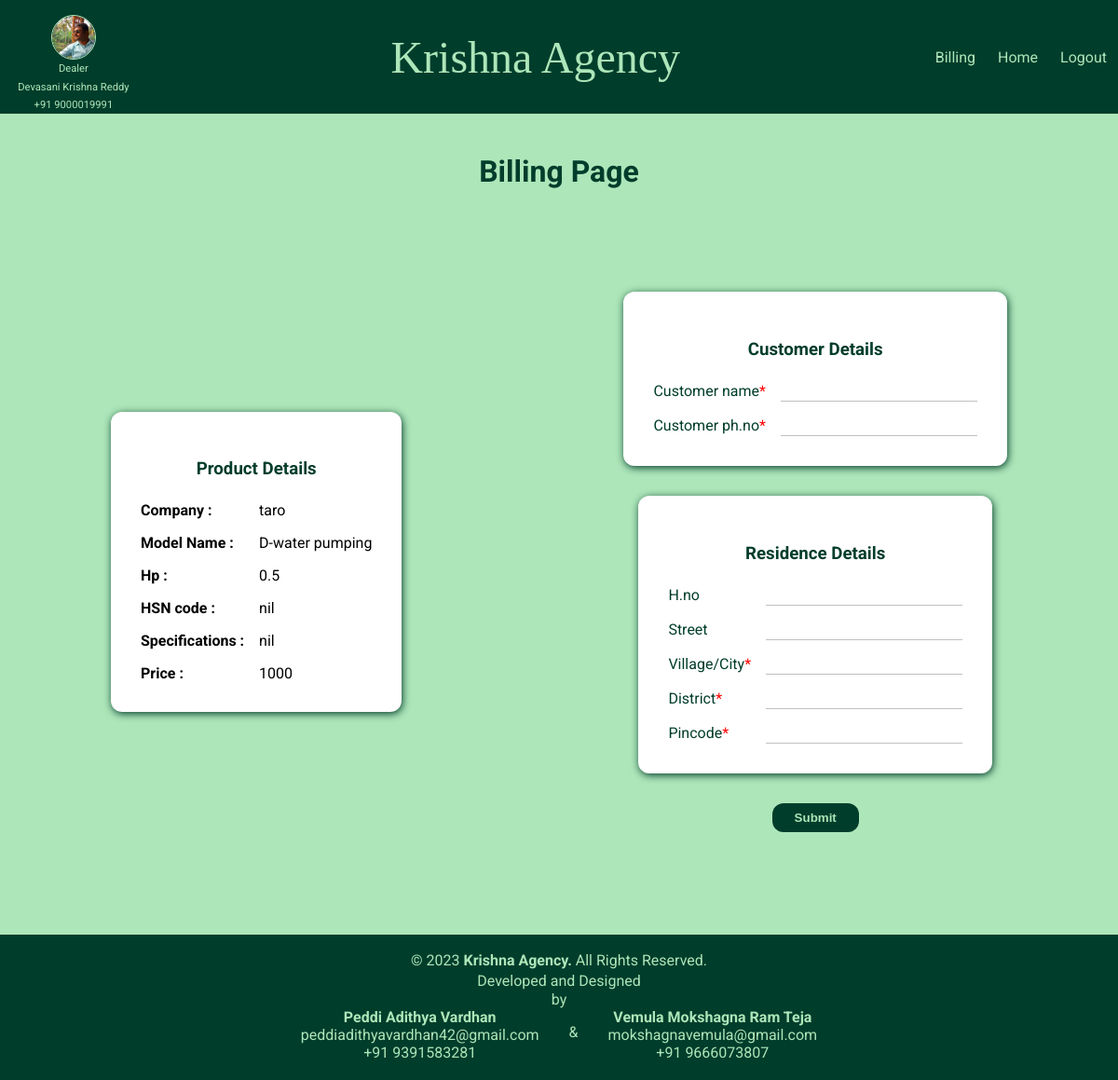
/billing-page/30/ (signed in), run on the app's committed database.
### stock/models.py (models this page shows, shortened)
class motor_products(models.Model):
    company=models.CharField(max_length=50)
    model_name=models.CharField(max_length=100)
    hp=models.DecimalField(max_digits=3, decimal_places=1)
    others=models.CharField(max_length=100)
    quantity=models.IntegerField()
    hsncode=models.CharField(max_length=50)
    price=models.IntegerField(null=True)

### customer/views.py (the view, shortened to what this page needs)
# urls.py: path('billing-page/<str:pk>/', views.billing, name='billingpage'),
@login_required(login_url='loginpage')
def billing(request,pk):
    details=motor_products.objects.get(id=pk)
    return render(request, "customer/billing.html",{
        "details":details
    })

### customer/templates/customer/billing.html (shortened to what this page needs)
{% extends 'customer_base.html' %}
{% load static %}
{% load static %}
{% block page_css %}
    <link rel="stylesheet" href="{% static "customer/billing_motor.css" %}">
{% endblock page_css %}
{% block page_body %}
    <div>
    </div>
<form method="POST">
    <h1 class="maintitle">Billing Page</h1>
    <main>
        <div class="card" id="pro">
            <h3 class="title">Product Details</h3>
            <div class="formdiv">
                <span class="bold">Company : </span>
                <span>{{details.company}}</span>
                <span class="bold">Model Name : </span>
                <span>{{details.model_name}}</span>
                <span class="bold">Hp : </span>
                <span>{{details.hp}}</span>
                <span class="bold">HSN code : </span>
                <span>{{details.hsncode}}</span>
                <span class="bold">Specifications : </span>
                <span>{{details.others}}</span>
                <span class="bold">Price : </span>
                <span>{{details.price}}</span>
            </div>
        </div>
        <div class="custdetails">
            <div class="card">
                <h3 class="title">Customer Details</h3>
                <div class="formdiv">
                    <label for="Customer_name">Customer name<span class="req">*</span> </label>
                    <input type="text" name="Customer_name" id="Customer_name" required/>
                    <label for="Customer_phno">Customer ph.no<span class="req">*</span> </label>
                    <input type="text" name="Customer_phno" id="Customer_phno" required/>
                </div>
            </div>
            <div class="card">
                <h3 class="title">Residence Details</h3>
                <div class="formdiv">
                    <label for="hno">H.no</label>
                    <input id="hno" type="text" name="H.no" />
                    <label for="street">Street</label>
                    <input type="text" id="street" name="street" />
                    <label for="village">Village/City<span class="req">*</span> </label>
                    <input type="text" id="village" name="village" required/>
                    <label for="dist">District<span class="req">*</span> </label>
                    <input type="text" id="dist" name="District" required/>
                    <label for="pincode">Pincode<span class="req">*</span> </label>
                    <input type="text" id="pincode" name="pincode" required/>
                </div>
            </div>
            <input type="submit" id="yes" class="yes" name="Yes" />
        </div>
    </main>
</form>
{% endblock page_body %}

### static/style.css (style rules this page uses)
* { box-sizing: border-box; }
:root { --dark-color: #003d2b; --light-bg-color: #ade6b9; }
body { margin: auto; background-color: var(--light-bg-color); font-family: 'Roboto', sans-serif; display: flex; flex-direction: column; min-height: 100vh; }
main { flex-grow: 1; }

### stock/static/stock/includes/footer.css (style rules this page uses)
.bold { font-weight: 700; }

### customer/static/customer/billing_motor.css (style rules this page uses)
main { min-height: 100vh; display: grid; grid-template-areas: "pro cust"; }
.maintitle { color: #003d2b; text-align: center; margin-bottom: 0%; }
#pro { grid-area: "pro"; align-self: center; }
.custdetails { display: flex; flex-direction: column; align-self: center; grid-area: "cust"; }
.title { margin-bottom: 1.5rem; color: #003d2b; }
.card { display: flex; flex-direction: column; align-items: center; margin: 1rem auto; padding: 2rem; background-color: #ffffff; border-radius: 12px; box-shadow: 1px 2px 8px #003d2b; max-width: fit-content; }
.formdiv { display: grid; grid-template-columns: auto auto; grid-gap: 1rem 1rem; }
.yes { display: block; grid-column: span 2; margin: 1rem auto; padding: .5rem 1.5rem; background-color: #003d2b; color: #ade6b9; font-weight: bolder; cursor: pointer; border: none; border-radius: 12px; user-select: none; transition: .4s; }
label { color: #003d2b; }
input:not(.yes) { border: none; border-bottom: 1px solid rgb(192, 192, 192); font-size: 1rem; width: 100%; transition: 0.4s; }
.req { color: red; }

### data on the page
motor_products: company "taro", model_name "D-water pumping", hp "0.5", hsncode "nil", others "nil", price "1000"
